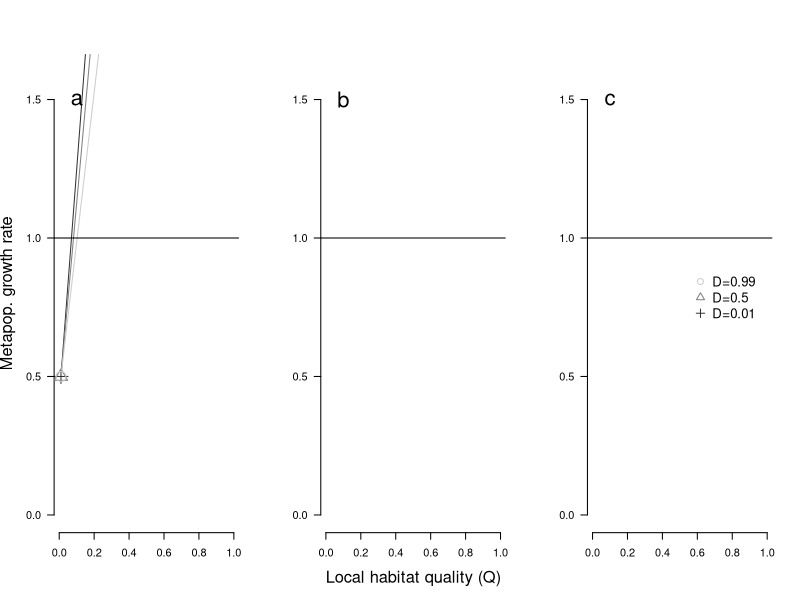
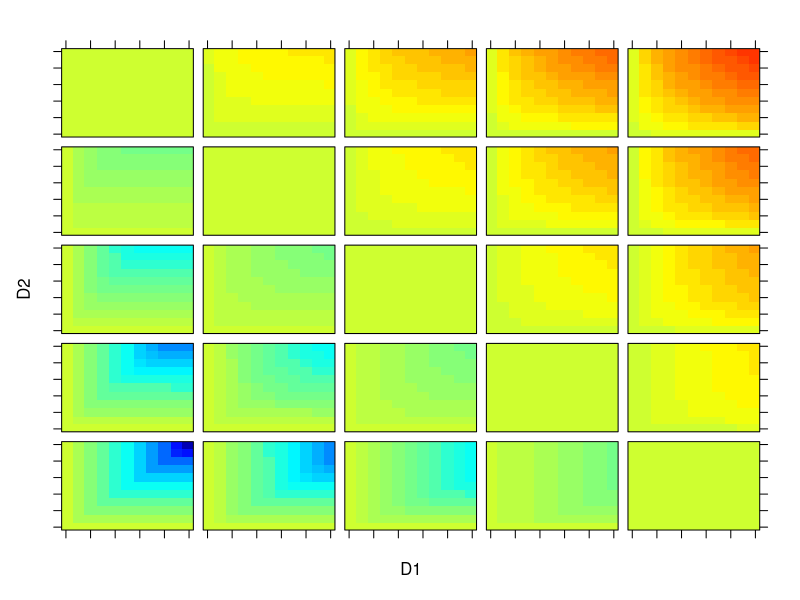
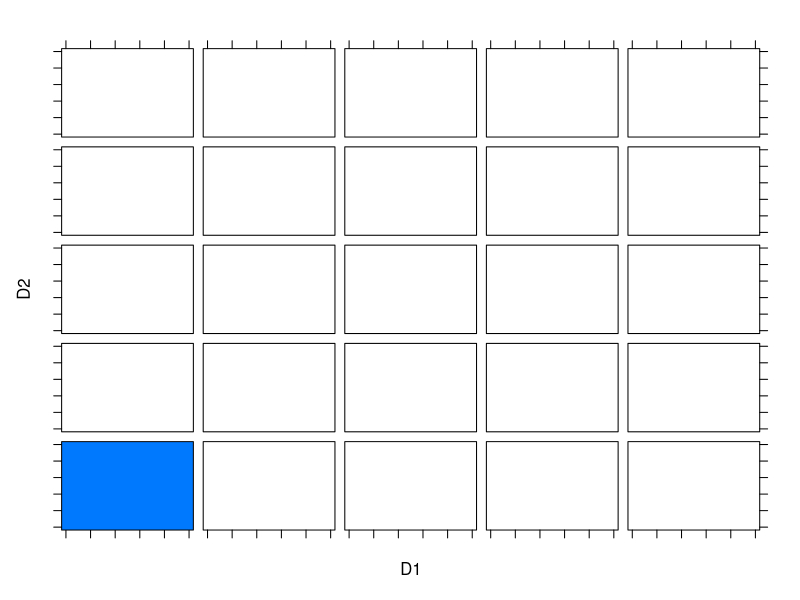
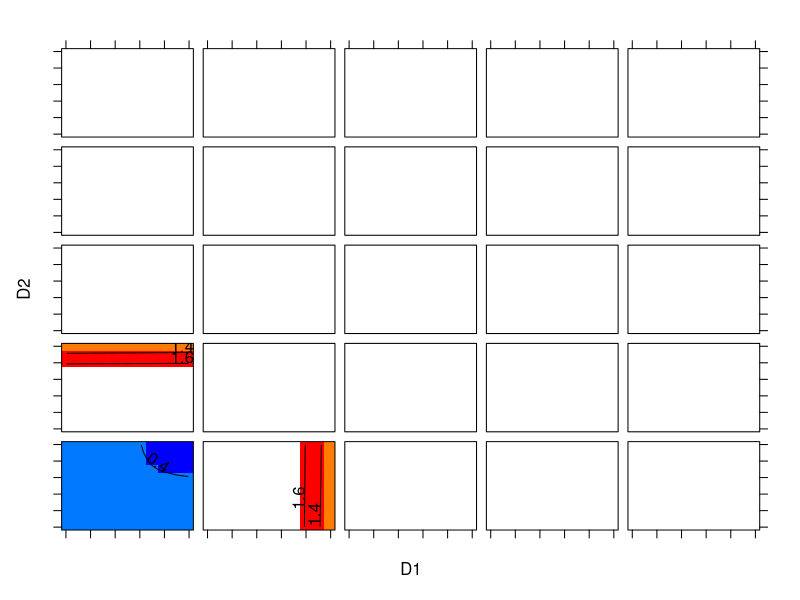
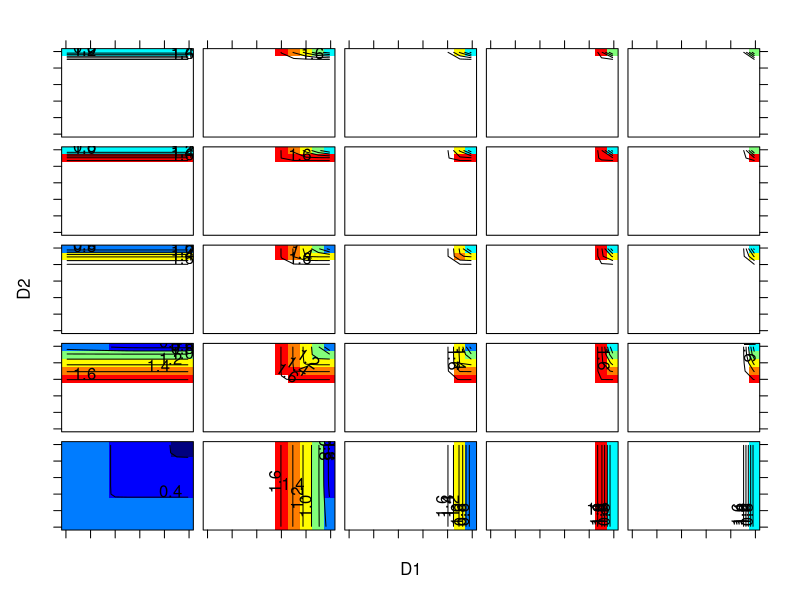

Reproduce these figures in R, in order.
rm(list=ls(all=TRUE))

#Model 
b<-100 						#Number of seeds per adult
g<-0.25							#Probability of maturing (or surviving) until adulthood

#Test population growth over a range of habitat qualities and availabilities (these units become the major tiles of the multicolor plots)
R1vec<-c(0.01,0.25,0.5,0.75,0.99)			#Proportion of habitat affected by Q1 			
R2vec<-c(0.01,0.25,0.5,0.75,0.99)			#Proportion of habitat affected by Q2 
Q1vec<-c(0.01,0.25,0.5,0.75,0.99)			#Range of values for Q1 (Penalty in Habitat 1) 
Q2vec<-c(0.01,0.25,0.5,0.75,0.99)			#Range of values for Q2 (Penalty in Habitat 2)

#Generates LOW RESOLUTION PLOTS
D1vec<-c(0.01,0.1,0.2,0.3,0.4,0.5,0.6,0.7,0.8,0.9,0.99)		#Range of values for D1	(Proportion dispersing away from Habitat 1)
D2vec<-c(0.01,0.1,0.2,0.3,0.4,0.5,0.6,0.7,0.8,0.9,0.99)  	#Range of values for D2 (Proportion dispersing away from Habitat 2)

#Generates HIGH RESOLUTION PLOTS (and takes much longer; >24 hours)
#D1vec<-c(0.01,seq(.025,.975,.05),.99)	#Range of values for D1	(Proportion dispersing away from Habitat 1)
#D2vec<-c(0.01,seq(.025,.975,.05),.99)	#Range of values for D2 (Proportion dispersing away from Habitat 2)
z<- matrix(,ncol=8)					#Matrix for results

#Begin six "for loops"
for (R2 in R2vec) {
for (R1 in R1vec) {
for (Q2 in Q2vec) {
for (Q1 in Q1vec) {
for (D2 in D2vec) {
for (D1 in D1vec) {

#Transition matrix describing the metapopulation
M<-matrix(c(
0,	b*Q1*(1-D1)+b*Q1*D1*R1, 	0, 	b*Q2*D2*R1,
g,	0,				0,	0,
0,	b*Q1*D1*R2,			0,	b*Q2*(1-D2)+b*Q2*D2*R2,
0,	0,				g,	0),
nrow=4,byrow=TRUE)

EIGM<-max(Re(eigen(M)$value))			#Dominant eigenvalue for transition matrix
SUMR<-R1+R2					#Sum of R's (not more than 100%)	
z<-rbind(z,c(R1,R2,D1,D2,Q1,Q2,SUMR,EIGM))		#Store results in matrix z
#print(R2)
}}}}}}

z<-na.omit(z)						#Omit NAs
Z<- as.data.frame(z)					#Turn matrix into a dataframe
names(Z)<-c("R1","R2","D1","D2","Q1","Q2","SUMR","EIGM")	#Name the columns

##Only use the code below if you are running a HIGH RES simulation
#setwd("#Name your working drive here")
#write.table(Z,file="largedataset.txt")

##If you want to find the data without running the simulation again:
##Load data from seperate file

#setwd(#Name your working drive here")			#Set active directory

#data<-read.table("largedataset.txt",header=TRUE)	#Read in dataset
#head(data)
#Z<-data

#Figure 2 (Black and White)

par(mfrow=c(1,3))
subs<-subset(Z, Z$R1==0.5 & Z$R2==0.5 & Q2==0.01 & D2==0.5)
subs2<-subset(subs, subs$D1==0.01 | subs$D1==0.5 | subs$D1==0.99)
plot(format(EIGM, digits=5)~Q1, data=subs2[subs2$D1==.01,], col="grey20", pch=3, type="b", ylab="Metapop. growth rate",xlab="",ylim=c(0,1.6),cex.lab=1.5, bty="n", cex=2, las=1)
points(format(EIGM, digits=5)~Q1, data=subs2[subs2$D1==.5,], col="grey50", pch=2, type="b", cex=2)
points(format(EIGM, digits=5)~Q1, data=subs2[subs2$D1==.99,], col="grey80", pch=1, type="b", cex=2)
abline(h=1)
text(.1,1.5, "a", cex=2)

subs<-subset(Z, Z$R1==0.5 & Z$R2==0.5 & Q2==0.5 & D2==0.5)
subs2<-subset(subs, subs$D1==0.01 | subs$D1==0.5 | subs$D1==0.99)

plot(format(EIGM, digits=5)~Q1, data=subs2[subs2$D1==.01,], col="grey20", pch=3, type="b", ylab=" ", ylim=c(0,1.6),xlab="Local habitat quality (Q)",cex.lab=1.5, bty="n", cex=2, las=1)
points(format(EIGM, digits=5)~Q1, data=subs2[subs2$D1==.5,], col="grey50", pch=2, type="b", cex=2)
points(format(EIGM, digits=5)~Q1, data=subs2[subs2$D1==.99,], col="grey80", pch=1, type="b", cex=2)
abline(h=1)
text(.1,1.5, "b", cex=2)

subs<-subset(Z, Z$R1==0.5 & Z$R2==0.5 & Q2==0.99 & D2==0.5)
subs2<-subset(subs, subs$D1==0.01 | subs$D1==0.5 | subs$D1==0.99)

plot(format(EIGM, digits=5)~Q1, data=subs2[subs2$D1==.01,], col="grey20", pch=3, type="b", ylab=" ", xlab="",ylim=c(0,1.6),cex.lab=1.5, bty="n", cex=2, las=1)
points(format(EIGM, digits=5)~Q1, data=subs2[subs2$D1==.5,], col="grey50", pch=2, type="b", cex=2)
points(format(EIGM, digits=5)~Q1, data=subs2[subs2$D1==.99,], col="grey80", pch=1, type="b", cex=2)
abline(h=1)
text(.1,1.5, "c", cex=2)

legend(x=0.55, y=0.9, col=c("grey80", "grey50", "grey20"), pch=c(1,2,3), c("D=0.99","D=0.5","D=0.01"), bty="n", cex=1.2)

#Multicolored plots
require(lattice)     			#Load Lattice package
jet.colors <- colorRampPalette(c("#00007F", "blue", "#007FFF", "cyan", "#7FFF7F", "yellow", "#FF7F00", "red"))

#Figure 3 
#Areas above the left-diagonal are discarded because they imply >1 total habitat availability
levelplot(format(EIGM, digits=5)~D1*D2|R1*R2, 
          data=Z[Z$Q1==0.5 & Z$Q2==0.5,],
          between=list(x=.5,y=.5),
          #at=seq(0,1.6,.2),contour=T,
          cuts=50, contour=F,
          col.regions=jet.colors(51),
          scales=list(tick.number=5, alternating=0),
          pretty=T, region=T, labels=T, 
          strip=FALSE, colorkey=F)

#Figure 4
#Triplot A
levelplot(format(EIGM, digits=15)~D1*D2|Q1*Q2, 
data=Z[Z$R1==0.5 & Z$R2==0.5,], 
between=list(x=.5,y=.5),
at=c(seq(0,1.6,.2)),contour=T,
#cuts=50, contour=F,
col.regions=jet.colors(51),
scales=list(tick.number=5, alternating=0),
pretty=T, region=T, labels=T, 
strip=FALSE, colorkey=F)

#Triplot B
levelplot(format(EIGM, digits=15)~D1*D2|Q1*Q2, 
data=Z[Z$R1==0.25 & Z$R2==0.25,], 
between=list(x=.5,y=.5),
at=c(seq(0,1.6,.2)),contour=T,
#cuts=50, contour=F,
col.regions=jet.colors(51),
scales=list(tick.number=5, alternating=0),
pretty=T, region=T, labels=T, 
strip=FALSE, colorkey=F)

#Triplot C
levelplot(format(EIGM, digits=5)~D1*D2|Q1*Q2, 
data=Z[Z$R1==0.01 & Z$R2==0.01,], 
between=list(x=.5,y=.5),
at=c(seq(0,1.6,.2)),contour=T,
#cuts=50, contour=F,
col.regions=jet.colors(100),
scales=list(tick.number=5, alternating=0),
pretty=T, region=T, labels=T, 
strip=FALSE, colorkey=F)









